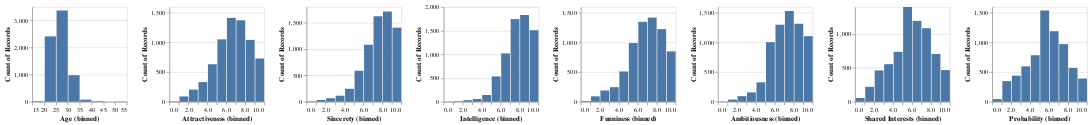

Source (notebook cell):
### Markdown cell above
### Exploratory data analysis

### Code cell
alt.Chart(df).mark_bar().encode(
    alt.X(alt.repeat("column"), type="quantitative", bin=True),
    y='count()',
).properties(
    width=150,
    height=150
).repeat(
    column=features
)

### Figure 1 — Vega-Lite specification as saved in the notebook (floating-point values rounded to 4 significant figures; data arrays with more than 128 entries replaced by an {"elided": "..."} marker saying what was removed)
{"config": {"view": {"continuousWidth": 400, "continuousHeight": 300}}, "repeat": {"column": ["Age", "Attractiveness", "Sincerety", "Intelligence", "Funniness", "Ambitiousness", "Shared Interests", "Probability"]}, "spec": {"data": {"name": "data-194fd5e3b8bdb6c1d9c9493212905d96"}, "mark": "bar", "encoding": {"x": {"bin": true, "field": {"repeat": "column"}, "type": "quantitative"}, "y": {"aggregate": "count", "type": "quantitative"}}, "height": 150, "width": 150}, "$schema": "https://vega.github.io/schema/vega-lite/v4.17.0.json", "datasets": {"data-194fd5e3b8bdb6c1d9c9493212905d96": {"elided": "6885 records"}}}
